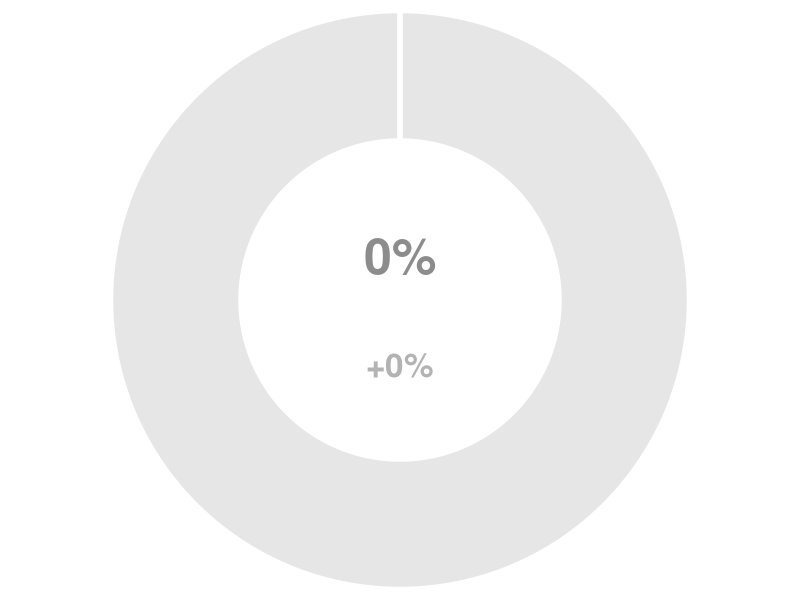
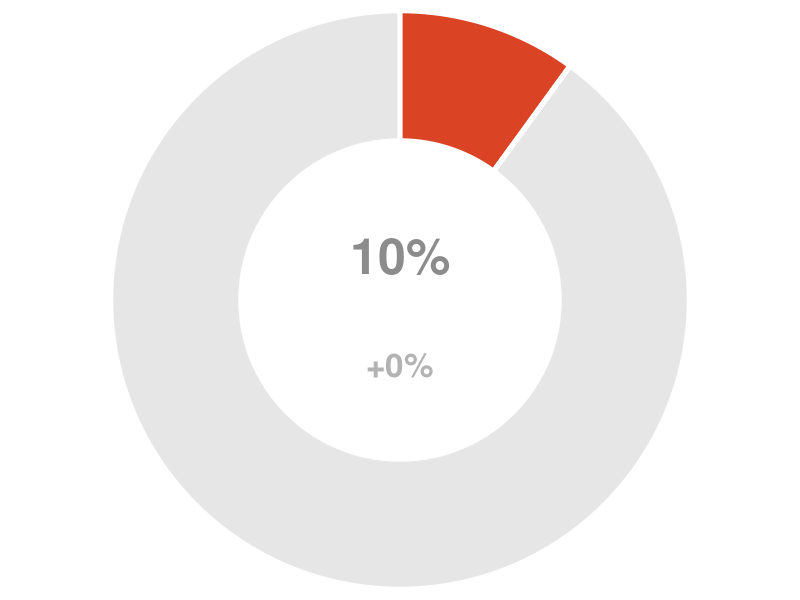
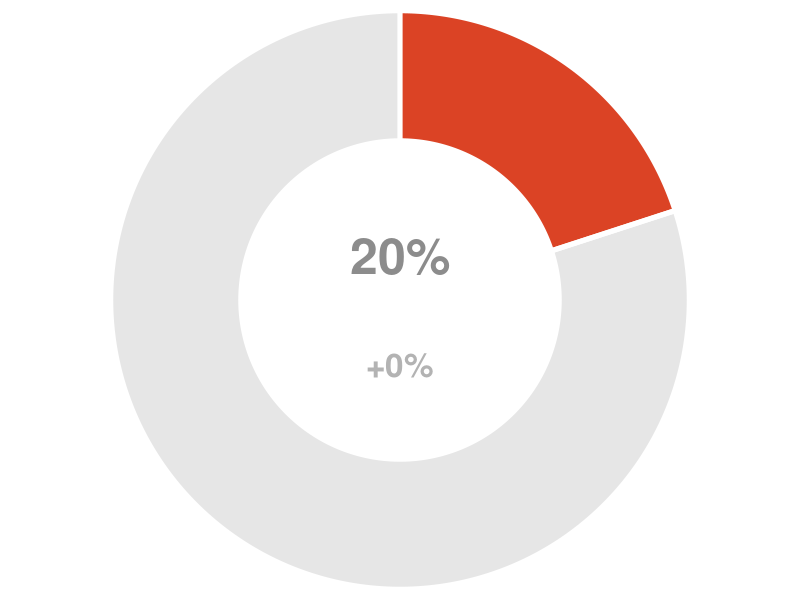
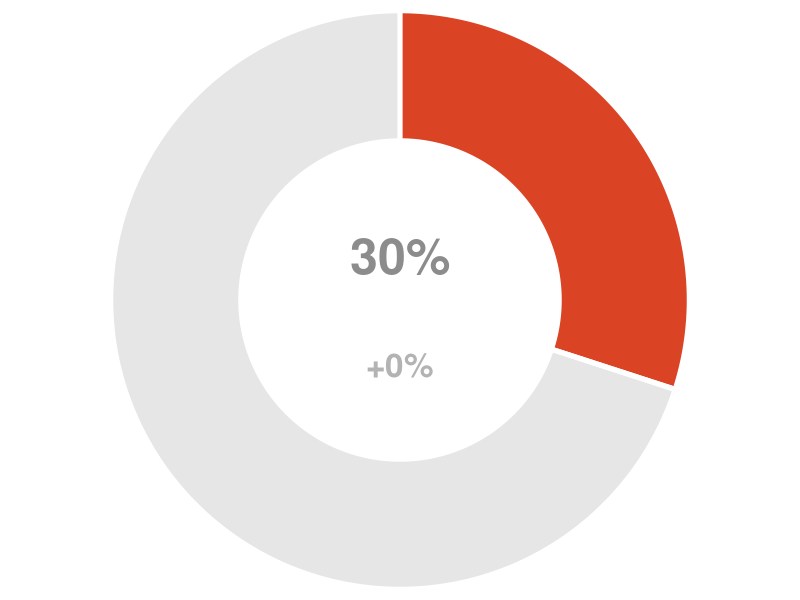
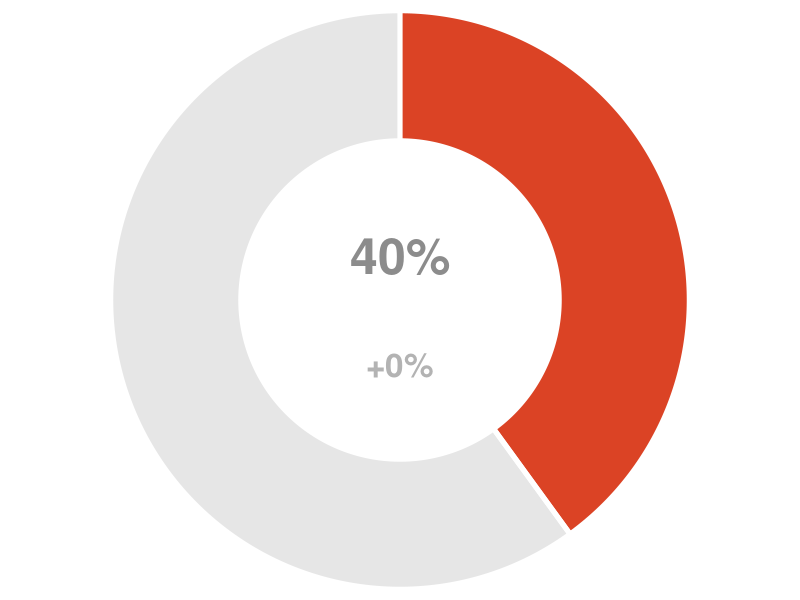
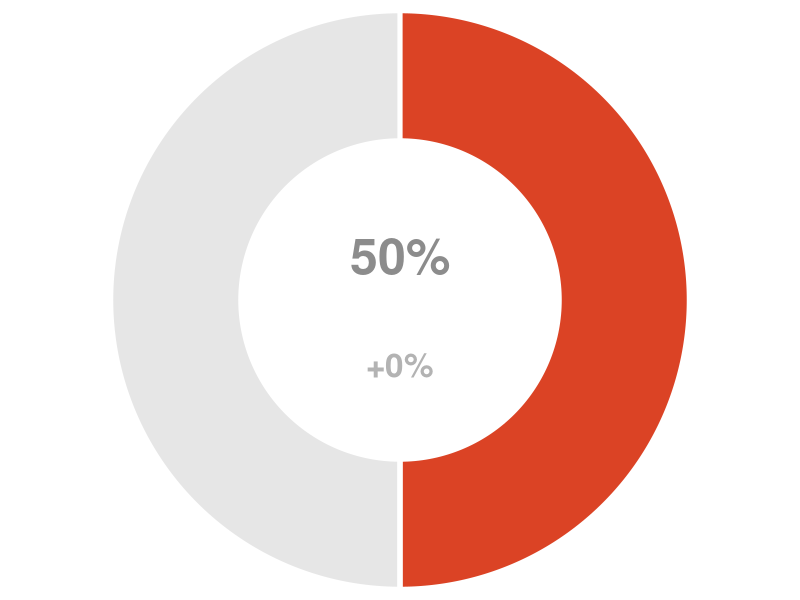
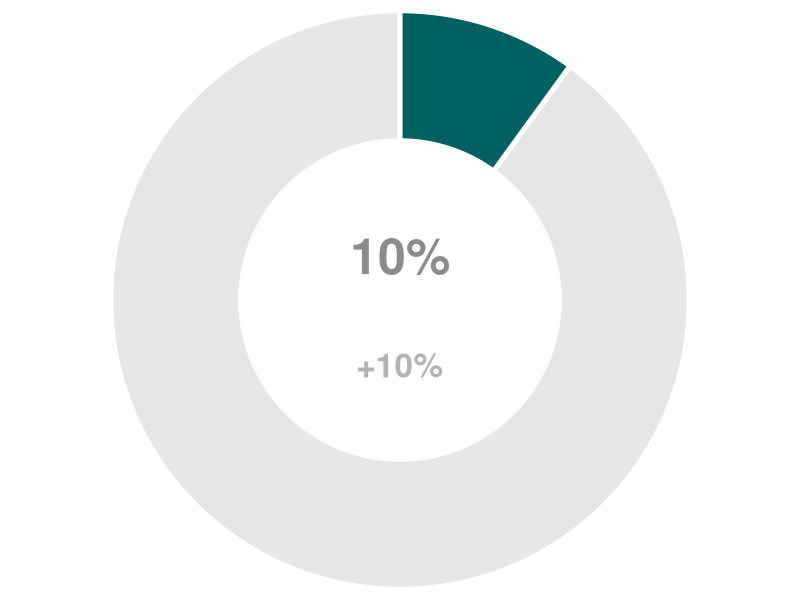
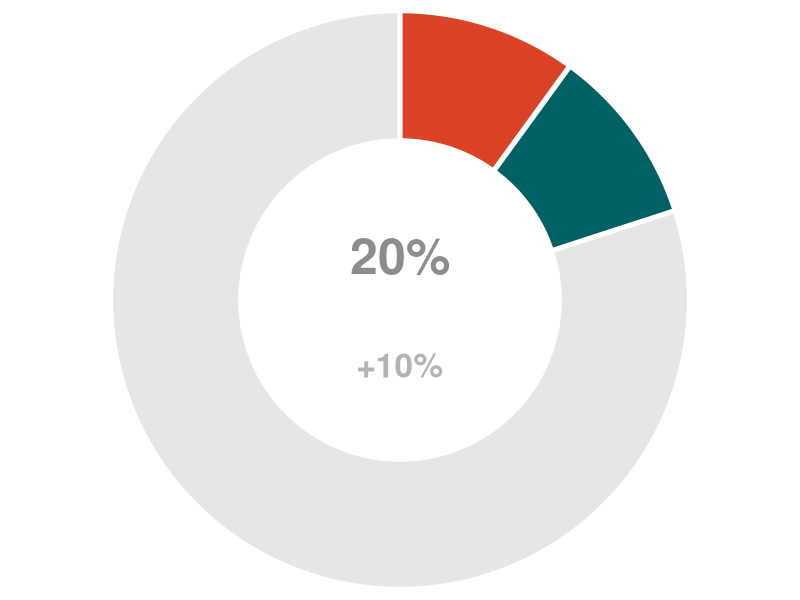

The R source for these figures, in order: (Note: this script raises an error after producing the figures.)
# create doughnut plots for seagrass management levels
# uses the 'circlize' package

# function to generate the doughnut plot
# agruments:
# prop.1: status-quo proportion (as a %)
# prop.2: increase proportion due to management option (as a %)
# col.1: colour to represent status-quo proportion
# col.2: colour to represent management proportion
doughnut <- function(prop.1, prop.2, col.1, col.2){
  require(circlize)
  par(mar = c(0, 0, 0, 0), bg = rgb(1, 1, 1, 0))
  plot(c(-0.96, 0.96), c(-0.96, 0.96), type = "n", axes = FALSE, ann = FALSE, 
       asp = 1)
  draw.sector(0, 360, rou1 = 1, rou2 = , clock.wise = TRUE, 
              col = rgb(1, 1, 1, 0.85), lwd = 5, border = rgb(1, 1, 1, 0.85))
  draw.sector(0, 360, rou1 = 1, rou2 = 0.55, clock.wise = TRUE, col = grey(0.9),
              lwd = 5, border = "white")
  draw.sector(90, 90 - (prop.1 * 3.6), rou1 = 1, rou2 = 0.55, clock.wise = TRUE,
              col = col.1, lwd = 5, border = "white")
  draw.sector(90 - (prop.1 * 3.6), 90 - ((prop.1 + prop.2) * 3.6), rou1 = 1, 
              rou2 = 0.55, clock.wise = TRUE, col = col.2, lwd = 5, 
              border = "white")
  text(0, 0.15, paste0(prop.1 + prop.2, "%"), cex = 3, col = grey(0.55), 
       font = 2)
  text(0, -0.225, paste0("+", prop.2, "%"), cex = 2, col = grey(0.7), font = 2)
}

# function to save the plot to a svg file 
# note: stored in folder 'img' and takes the nae from the levels
doughnut.svg <- function(prop.1, prop.2, col.1, col.2){
  svg(paste0("img/level-", prop.1, "-", prop.2, ".svg"), width = 2, height = 2,
      bg = "transparent")
  doughnut(prop.1, prop.2, col.1, col.2)
  dev.off()   
}

# function to save the plot to a png file 
# note: stored in folder 'img' and takes the nae from the levels
doughnut.png <- function(prop.1, prop.2, col.1, col.2){
  svg(paste0("img/level-", prop.1, "-", prop.2, ".png"), width = 2, height = 2,
      bg = "transparent")
  doughnut(prop.1, prop.2, col.1, col.2)
  dev.off()   
}


# colours for status-quo and management levels
col.1 <- "#DB4325" 
col.2 <- "#006164"

# set the range for status-quo and the maximum after management
min.sq <- 0 # as a %
max.sq <- 50 # as a %
max.after.policy <- 90 # as a %
# set the increment level
level.increment <- 10 # as a %

# generate the status-quo levels (based on constraints above)
sq.levs <- seq(ceiling(min.sq / level.increment) * level.increment,
               floor(max.sq / level.increment) * level.increment, 
               by = level.increment)
# generate the management levels (based on constraints above)
policy.levs <- seq(0,
                   floor(max.after.policy / level.increment) * level.increment, 
                   by = level.increment)

# generate the full list of (status-quo and management) level combinations
proportion_combns <- expand.grid(sq.levs, policy.levs)

# sum the combinations
proportion_combns$sum <- apply(proportion_combns, 1, sum)
# exclude combinations greater than maximum allowed (set above)
# drop the sum column
proportion_combns <- proportion_combns[proportion_combns$sum <= max.after.policy, -3]

# plot and save the doughnut plots 
for(i in 1:nrow(proportion_combns)){
  doughnut.svg(proportion_combns[i, 1], proportion_combns[i, 2], col.1, col.2)
  #  doughnut.png(proportion_combns[i, 1], proportion_combns[i, 2], col.1, col.2)
}
